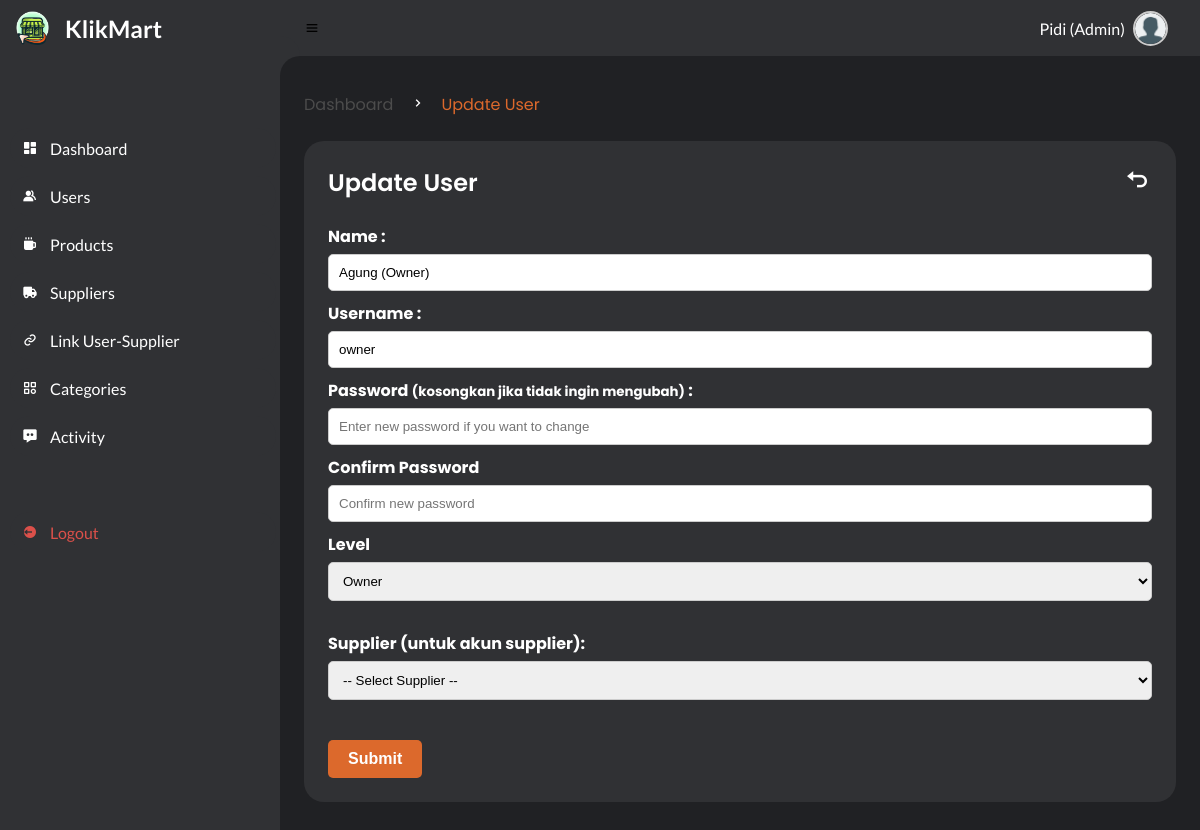
/pages/update-user.php?id=29 (signed in), run on the app's committed database.
### tables this page shows
CREATE TABLE `users` (
  `id` int(11) NOT NULL,
  `username` varchar(45) DEFAULT NULL,
  `password` varchar(255) DEFAULT NULL,
  `nama` varchar(45) DEFAULT NULL,
  `created_at` timestamp NOT NULL DEFAULT current_timestamp(),
  `updated_at` timestamp NOT NULL DEFAULT current_timestamp() ON UPDATE current_timestamp(),
  `level` varchar(10) NOT NULL,
  `supplier_id` int(11) DEFAULT NULL
);

### pages/update-user.php (the view, shortened to what this page needs)
<?php
include '../layout/header.php';
require_once('../db/db-connection.php');
$has_supplier_column = false;
$result = $conn->query("SHOW COLUMNS FROM users LIKE 'supplier_id'");
if ($result && $result->num_rows > 0) {
    $has_supplier_column = true;
}
$user_id = $_GET['id'];
$stmt = $conn->prepare("SELECT * FROM users WHERE id = ?");
$stmt->bind_param("i", $user_id);
$stmt->execute();
$result = $stmt->get_result();
if ($result) {
    $user = $result->fetch_assoc();
} else {
    echo "Failed to fetch user data from the database.";
    exit;
}
?>
<section id="content">
    <main>
        <div class="head-title">
            <div class="left">
                <ul class="breadcrumb">
                    <li>
                        <a href="#">Dashboard</a>
                    </li>
                    <li><i class='bx bx-chevron-right'></i></li>
                    <li>
                        <a class="active" href="#">Update User</a>
                    </li>
                </ul>
            </div>
        </div>
        <div class="table-data">
            <div class="order">
                <div class="head">
                    <h3>Update User</h3>
                    <a href="user.php"> <i class='bx bx-undo text-white' href="user.php" style="font-size:30px;"></i></a>
                </div>
                <form action="" method="post" autocomplete="off">
                    <label for="name">Name :</label>
                    <input type="text" id="nama" name="nama" value="<?= htmlspecialchars($user['nama']); ?>" required><br>
                    <label for="username">Username :</label>
                    <input type="text" id="username" name="username" value="<?= htmlspecialchars($user['username']); ?>" required><br>
                    <label for="password">Password <small>(kosongkan jika tidak ingin mengubah)</small> :</label>
                    <input type="password" id="password" name="password" autocomplete="new-password" value="" placeholder="Enter new password if you want to change"><br>
                    <label for="password_confirm">Confirm Password</label>
                    <input type="password" id="password_confirm" name="password_confirm" autocomplete="new-password" value="" placeholder="Confirm new password"><br>
                    <label for="level">Level</label>
                    <div class="form-group">
                        <select name="level" id="level" class="form-control" required>
                            <option value="owner" <?= ($user['level'] == 'owner') ? 'selected' : ''; ?>>Owner</option>
                        </select>
                    </div>
                    <?php if ($has_supplier_column): ?>
                        <label for="supplier_id">Supplier (untuk akun supplier):</label>
                        <div class="form-group">
                            <select name="supplier_id" id="supplier_id" class="form-control">
                                <option value="">-- Select Supplier --</option>
                            </select>
                        </div>
                    <?php endif; ?>
                    <button type="submit" name="update_user">Submit</button>
                </form>
            </div>
        </div>
</main>

### style/style.css (style rules this page uses)
* { margin: 0; padding: 0; box-sizing: border-box; }
a { text-decoration: none; }
li { list-style: none; }
:root { --light: #303134; --oren: #DC692C; --link: #CFE8FF; --grey: #202124; --dark-grey: #4C4C4C; --dark: #ffffff; --red: #DB504A; --yellow: #ffffff; --light-yellow: #a88d32; --orange: #FD7238; --light-orange: #FFE0D3; }
html { overflow-x: hidden; }
body { background: var(--grey); overflow-x: hidden; }
#content { position: relative; width: calc(100% - 280px); left: 280px; transition: .3s ease; }
#content main { width: 100%; padding: 36px 24px; font-family: 'Poppins', sans-serif; max-height: calc(100vh - 56px); overflow-y: auto; }
#content main .head-title { display: flex; align-items: center; justify-content: space-between; grid-gap: 16px; flex-wrap: wrap; }
#content main .head-title .left .breadcrumb { display: flex; align-items: center; grid-gap: 16px; }
#content main .head-title .left .breadcrumb li { color: var(--dark); }
#content main .head-title .left .breadcrumb li a { color: var(--dark-grey); pointer-events: none; }
#content main .head-title .left .breadcrumb li a.active { color: var(--oren); pointer-events: unset; }
#content main .table-data { display: flex; flex-wrap: wrap; grid-gap: 24px; margin-top: 24px; width: 100%; color: var(--dark); }
#content main .table-data > div { border-radius: 20px; background: var(--light); padding: 24px; overflow-x: auto; }
#content main .table-data .head { display: flex; align-items: center; grid-gap: 16px; margin-bottom: 24px; }
#content main .table-data .head h3 { margin-right: auto; font-size: 24px; font-weight: 600; }
#content main .table-data .head .bx { cursor: pointer; }
#content main .table-data .order { flex-grow: 1; flex-basis: 500px; }
.form-group { margin-bottom: 20px; }
label { display: block; margin-bottom: 5px; font-weight: bold; }
input[type="text"], input[type="password"] { width: 100%; padding: 10px; border: 1px solid #ccc; border-radius: 5px; box-sizing: border-box; margin-bottom:10px ; }
button[type="submit"] { background-color: #007bff; color: #fff; padding: 10px 20px; border: none; border-radius: 5px; cursor: pointer; font-size: 16px; font-weight: bold; margin-top: 10px; }

### pages/update-user.php (style rules this page uses)
.form-group { margin-bottom: 20px; }
label { display: block; margin-bottom: 5px; font-weight: bold; }
input[type="text"], input[type="password"], select { width: 100%; padding: 10px; border: 1px solid #ccc; border-radius: 5px; box-sizing: border-box; margin-bottom: 10px; }
button[type="submit"] { background-color: #DC692C; color: #fff; padding: 10px 20px; border: none; border-radius: 5px; cursor: pointer; font-size: 16px; font-weight: bold; margin-top: 10px; }
.text-white { color: #ffffff; }

### data on the page
users: nama "Agung (Owner)", username "owner", level "Owner"

### other printed values
$_SESSION['nama'] "Pidi (Admin)"
